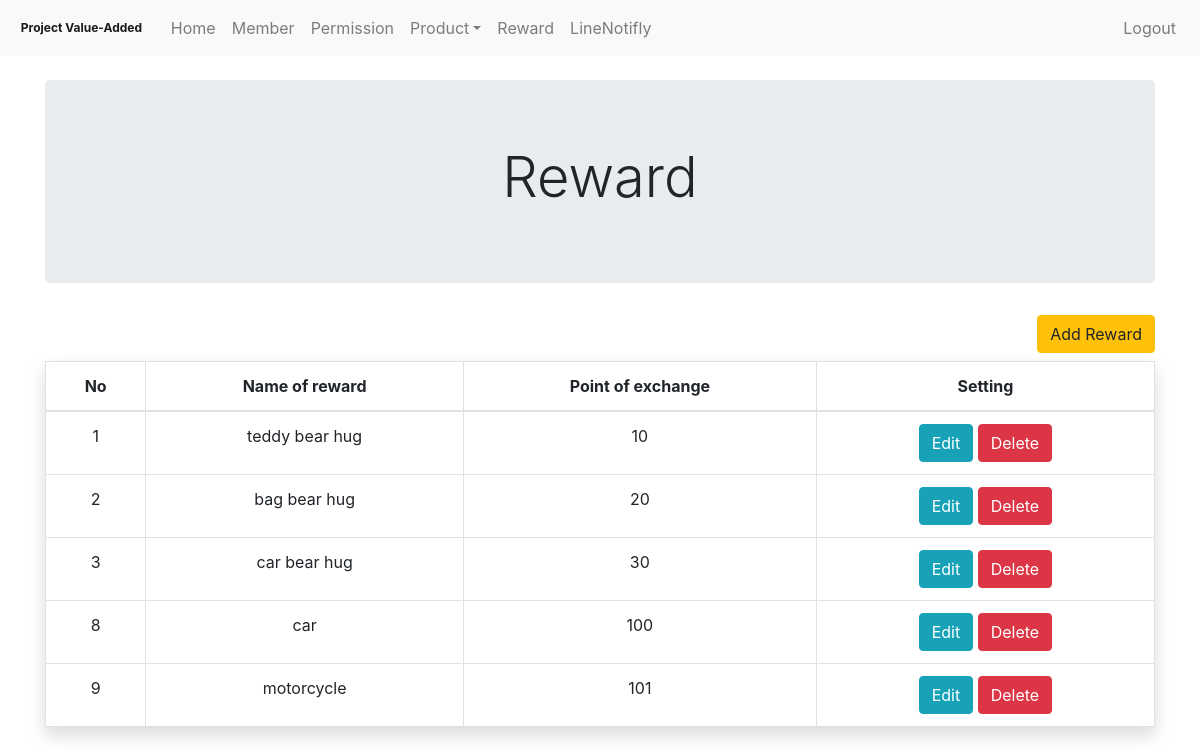
/Admin/reward.php, run on an earlier commit of the app's database.
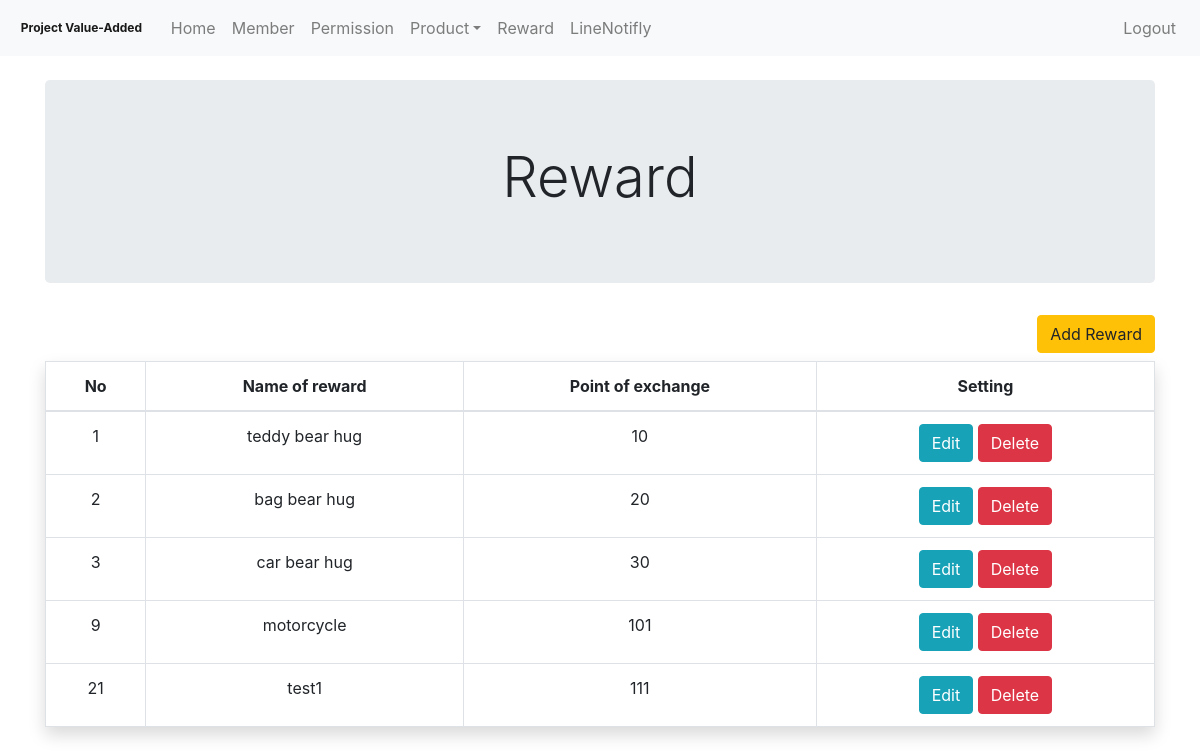
And on a later commit of the database.
### tables this page shows
CREATE TABLE `reward` (
  `id_reward` int(2) NOT NULL,
  `description_reward` text NOT NULL,
  `name_reward` varchar(255) NOT NULL,
  `img_reward` varchar(255) NOT NULL,
  `point_exchange_reward` int(5) NOT NULL
);

### Admin/reward.php (called while the page is built, shortened)
<?php
include "./src/component/header.php";
include "./src/component/nev.php";
include "./src/views/reward_modal.php";
include "./src/component/footage.php";

### Admin/src/models/reward.php (called while the page is built)
<?php
require "../Mysql/Connect.php";
$q_fetch_lists = "SELECT * FROM reward";
$result_fetch_lists = mysqli_query($dbcon, $q_fetch_lists);

### Admin/src/views/reward_modal.php (the view)
<?php
require './src/models/reward.php';
?>
<div class="container pt-4">
    <div class="row">
        <div class="col-12 text-center">
            <div class="jumbotron ">
                <h1 class="display-4">Reward</h1>
            </div>
        </div>
        <div class="col-12 text-right mb-2">
            <button type="button" class="btn btn-warning" data-toggle="modal" data-target="#modal-reward-add">
                Add Reward
            </button>
        </div>
        <div class="col-12">
            <table class="table table-bordered shadow text-center">
                <thead>
                    <tr>
                        <th scope="col">No</th>
                        <th scope="col">Name of reward</th>
                        <th scope="col">Point of exchange</th>
                        <th scope="col">Setting</th>
                    </tr>
                </thead>
                <tbody>
                    <?php while ($lists_reward = mysqli_fetch_assoc($result_fetch_lists)) { ?>
                        <tr>
                            <td scope="row"><?php echo $lists_reward['id_reward']; ?></td>
                            <td scope="row"><?php echo $lists_reward['name_reward']; ?></td>
                            <td scope="row"><?php echo $lists_reward['point_exchange_reward']; ?></td>
                            <td scope="row ">
                                <button class="btn btn-info reward_edit_modal" id="<?php echo $lists_reward['id_reward']; ?>">Edit</button>
                                <button class="btn btn-danger reward_delete"  id="<?php echo $lists_reward['id_reward']; ?>">Delete</button>
                            </td>
                        </tr>
                    <?php } ?>
                </tbody>
            </table>
        </div>
    </div>
</div>

What changed in the data, as far as the page shows it:
removed reward: id_reward "8", name_reward "car", point_exchange_reward "100"
added reward: id_reward "21", name_reward "test1", point_exchange_reward "111"
